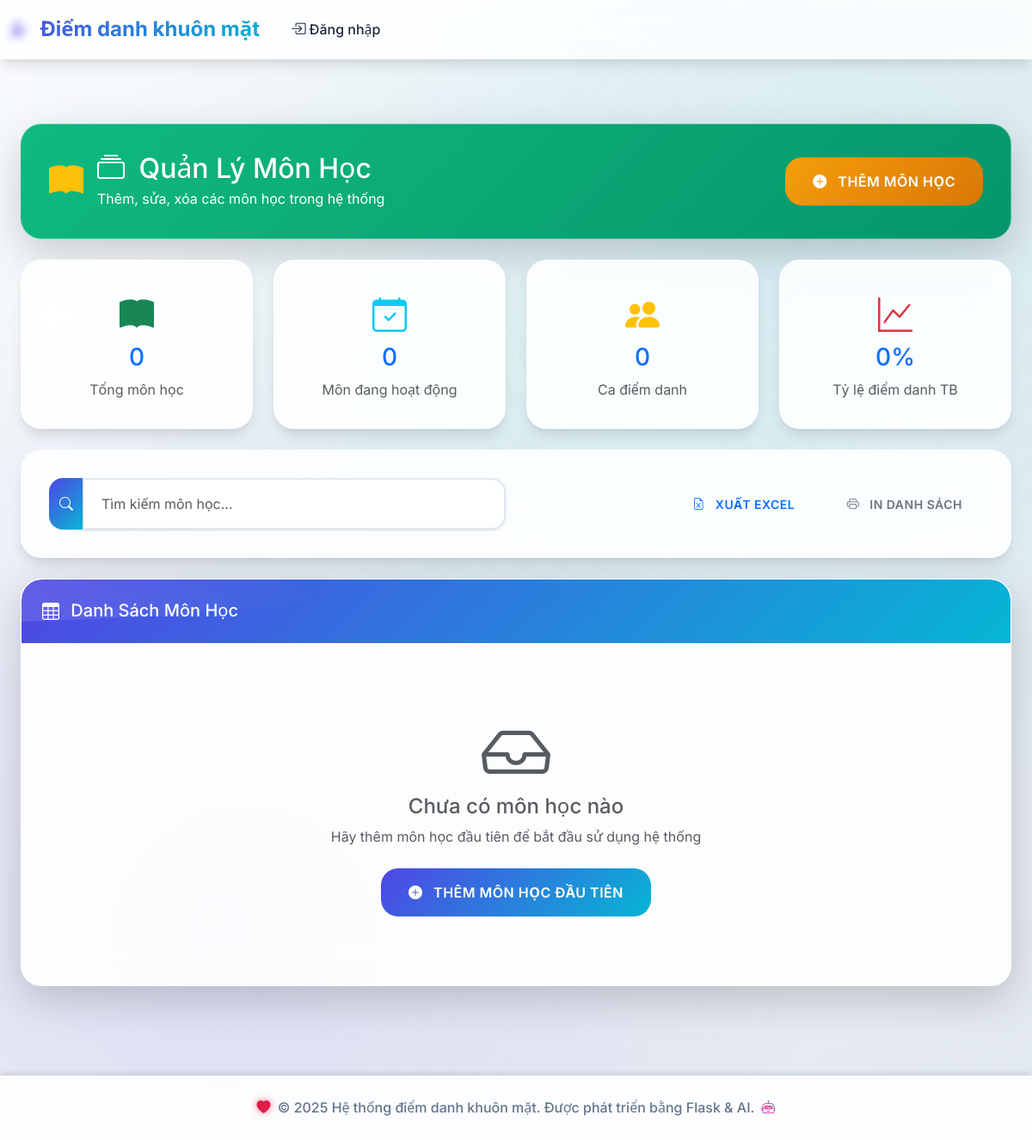
The app's page /subjects/, older data.
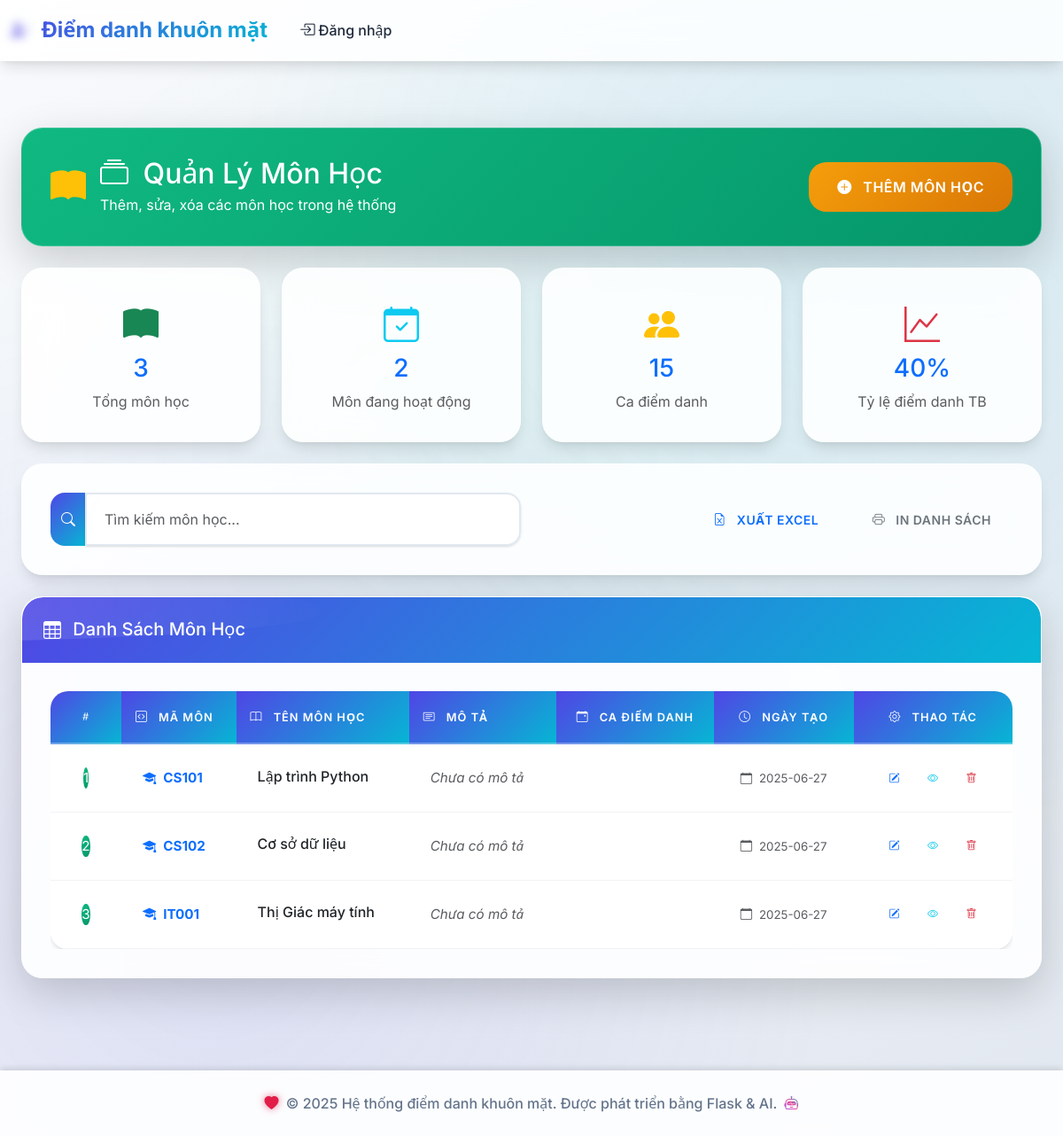
The same page, newer data.
### tables this page shows
CREATE TABLE subjects (
            id INTEGER PRIMARY KEY AUTOINCREMENT,
            subject_code TEXT UNIQUE NOT NULL,
            subject_name TEXT NOT NULL,
            description TEXT,
            created_at TIMESTAMP DEFAULT CURRENT_TIMESTAMP
        );

### routes/subjects.py (the view)
@subjects_bp.route('/')
def list_subjects():
    conn = get_db_connection()
    subjects = conn.execute('''
        SELECT s.*,
               COUNT(DISTINCT ast.id) as session_count,
               COUNT(DISTINCT ar.id) as attendance_count
        FROM subjects s
        LEFT JOIN attendance_sessions ast ON s.id = ast.subject_id
        LEFT JOIN attendance_records ar ON ast.id = ar.session_id
        GROUP BY s.id
        ORDER BY s.created_at DESC
    ''').fetchall()
    total_subjects = len(subjects)
    active_subjects = len([s for s in subjects if s['session_count'] > 0])
    total_sessions = sum(s['session_count'] for s in subjects)
    total_attendance = sum(s['attendance_count'] for s in subjects)
    avg_attendance = round(total_attendance / max(total_sessions, 1) * 100) if total_sessions > 0 else 0
    conn.close()
    return render_template('subjects/list.html',
                         subjects=subjects,
                         active_subjects=active_subjects,
                         total_sessions=total_sessions,
                         avg_attendance=avg_attendance)

### models/database.py (called while the page is built)
def get_db_connection():
    conn = sqlite3.connect(DATABASE_PATH)
    conn.row_factory = sqlite3.Row
    return conn

### templates/subjects/list.html (shortened to what this page needs)
{% extends "base.html" %} {% block title %}Quản Lý Môn Học{% endblock %} {% block content %}
<div class="container-fluid py-4">
  <div class="row mb-4">
    <div class="col-12">
      <div class="card bg-gradient-success shadow-lg">
        <div class="card-body text-white">
          <div class="d-flex justify-content-between align-items-center">
            <div class="d-flex align-items-center">
              <i class="bi bi-book-fill fs-1 me-3 text-warning icon-glow"></i>
              <div>
                <h2 class="mb-1">
                  <i class="bi bi-collection me-2"></i>
                  Quản Lý Môn Học
                </h2>
                <p class="mb-0 opacity-8">Thêm, sửa, xóa các môn học trong hệ thống</p>
              </div>
            </div>
            <a href="{{ url_for('subjects.add_subject') }}" class="btn btn-warning btn-lg hover-lift">
              <i class="bi bi-plus-circle-fill me-2"></i>
              Thêm Môn Học
            </a>
          </div>
        </div>
      </div>
    </div>
  </div>
  <div class="row mb-4">
    <div class="col-md-3">
      <div class="card glass-card text-center">
        <div class="card-body">
          <i class="bi bi-book-fill fs-1 text-success mb-2"></i>
          <h3 class="text-primary">{{ subjects|length }}</h3>
          <p class="text-muted mb-0">Tổng môn học</p>
        </div>
      </div>
    </div>
    <div class="col-md-3">
      <div class="card glass-card text-center">
        <div class="card-body">
          <i class="bi bi-calendar-check fs-1 text-info mb-2"></i>
          <h3 class="text-primary">{{ active_subjects }}</h3>
          <p class="text-muted mb-0">Môn đang hoạt động</p>
        </div>
      </div>
    </div>
    <div class="col-md-3">
      <div class="card glass-card text-center">
        <div class="card-body">
          <i class="bi bi-people-fill fs-1 text-warning mb-2"></i>
          <h3 class="text-primary">{{ total_sessions }}</h3>
          <p class="text-muted mb-0">Ca điểm danh</p>
        </div>
      </div>
    </div>
    <div class="col-md-3">
      <div class="card glass-card text-center">
        <div class="card-body">
          <i class="bi bi-graph-up fs-1 text-danger mb-2"></i>
          <h3 class="text-primary">{{ avg_attendance }}%</h3>
          <p class="text-muted mb-0">Tỷ lệ điểm danh TB</p>
        </div>
      </div>
    </div>
  </div>
  <div class="row mb-4">
    <div class="col-12">
      <div class="card glass-card">
        <div class="card-body">
          <div class="row align-items-center">
            <div class="col-md-6">
              <div class="input-group">
                <span class="input-group-text bg-primary text-white">
                  <i class="bi bi-search"></i>
                </span>
                <input type="text" class="form-control" id="searchInput" placeholder="Tìm kiếm môn học..." onkeyup="filterSubjects()" />
              </div>
            </div>
            <div class="col-md-6 text-end">
              <button class="btn btn-outline-primary me-2" onclick="exportToExcel()">
                <i class="bi bi-file-earmark-excel me-2"></i>
                Xuất Excel
              </button>
              <button class="btn btn-outline-secondary" onclick="printList()">
                <i class="bi bi-printer me-2"></i>
                In danh sách
              </button>
            </div>
          </div>
        </div>
      </div>
    </div>
  </div>
  <div class="row">
    <div class="col-12">
      <div class="card glass-card shadow-lg">
        <div class="card-header bg-gradient-primary text-white">
          <h5 class="mb-0">
            <i class="bi bi-table me-2"></i>
            Danh Sách Môn Học
          </h5>
        </div>
        <div class="card-body p-0">
          {% if subjects %}
          <div class="table-responsive">
            <table class="table table-hover table-dashboard mb-0" id="subjectsTable">
              <thead class="table-dark">
                <tr>
                  <th class="text-center" style="width: 80px">
                    <i class="bi bi-hash"></i>
                  </th>
                  <th>
                    <i class="bi bi-code-square me-2"></i>
                    Mã Môn
                  </th>
                  <th>
                    <i class="bi bi-book me-2"></i>
                    Tên Môn Học
                  </th>
                  <th>
                    <i class="bi bi-card-text me-2"></i>
                    Mô Tả
                  </th>
                  <th class="text-center">
                    <i class="bi bi-calendar-event me-2"></i>
                    Ca Điểm Danh
                  </th>
                  <th class="text-center">
                    <i class="bi bi-clock me-2"></i>
                    Ngày Tạo
                  </th>
                  <th class="text-center" style="width: 150px">
                    <i class="bi bi-gear me-2"></i>
                    Thao Tác
                  </th>
                </tr>
              </thead>
              <tbody>
                {% for subject in subjects %}
                <tr class="subject-row">
                  <td class="text-center">
                    <div class="d-flex align-items-center justify-content-center">
                      <div class="avatar-sm bg-gradient-success text-white rounded-circle d-flex align-items-center justify-content-center">{{ loop.index }}</div>
                    </div>
                  </td>
                  <td>
                    <div class="d-flex align-items-center">
                      <i class="bi bi-mortarboard-fill text-primary me-2"></i>
                      <strong class="text-primary">{{ subject.subject_code }}</strong>
                    </div>
                  </td>
                  <td>
                    <div class="subject-name">
                      <h6 class="mb-1">{{ subject.subject_name }}</h6>
                    </div>
                  </td>
                  <td>
                    <span class="text-muted">
                      {% if subject.description %} {{ subject.description[:50] }}{% if subject.description|length > 50 %}...{% endif %} {% else %}
                      <em>Chưa có mô tả</em>
                      {% endif %}
                    </span>
                  </td>
                  <td class="text-center">
                    <span class="badge badge-info badge-lg">
                      <i class="bi bi-calendar-check me-1"></i>
                    </span>
                  </td>
                  <td class="text-center">
                    <small class="text-muted">
                      <i class="bi bi-calendar me-1"></i>
                      {% if subject.created_at %} {{ subject.created_at[:10] if subject.created_at else 'N/A' }} {% else %} N/A {% endif %}
                    </small>
                  </td>
                  <td class="text-center">
                    <div class="btn-group" role="group">
                      <a href="{{ url_for('subjects.edit_subject', subject_id=subject.id) }}" class="btn btn-sm btn-outline-primary" title="Chỉnh sửa">
                        <i class="bi bi-pencil-square"></i>
                      </a>
                      <button class="btn btn-sm btn-outline-info" onclick="viewSubjectDetails({{ subject.id }})" title="Xem chi tiết">
                        <i class="bi bi-eye"></i>
                      </button>
                      <button class="btn btn-sm btn-outline-danger" onclick="deleteSubject({{ subject.id }}, '{{ subject.subject_name }}')" title="Xóa">
                        <i class="bi bi-trash"></i>
                      </button>
                    </div>
                  </td>
                </tr>
                {% endfor %}
              </tbody>
            </table>
          </div>
          {% else %}
          <div class="empty-state py-5">
            <div class="text-center">
              <i class="bi bi-inbox display-1 text-muted mb-3"></i>
              <h4 class="text-muted">Chưa có môn học nào</h4>
              <p class="text-muted mb-4">Hãy thêm môn học đầu tiên để bắt đầu sử dụng hệ thống</p>
              <a href="{{ url_for('subjects.add_subject') }}" class="btn btn-primary btn-lg">
                <i class="bi bi-plus-circle-fill me-2"></i>
                Thêm Môn Học Đầu Tiên
              </a>
            </div>
          </div>
          {% endif %}
        </div>
      </div>
    </div>
  </div>
</div>
{% endblock %}

### templates/base.html (shortened to what this page needs)
<!DOCTYPE html>
<html lang="vi">
  <head>
    <link href="https://cdn.jsdelivr.net/npm/bootstrap@5.3.0/dist/css/bootstrap.min.css" rel="stylesheet" />
    <link rel="stylesheet" href="https://cdn.jsdelivr.net/npm/@tabler/icons@latest/icons-sprite.svg" />
    <link rel="stylesheet" href="https://cdn.jsdelivr.net/npm/bootstrap-icons@1.11.0/font/bootstrap-icons.css" />
    <link rel="stylesheet" href="https://cdn.jsdelivr.net/npm/heroicons@2.0.18/24/outline/index.css" />
    <link href="https://cdnjs.cloudflare.com/ajax/libs/font-awesome/6.4.0/css/all.min.css" rel="stylesheet" />
    <link href="{{ url_for('static', filename='css/style.css') }}" rel="stylesheet" />
  </head>
  <body>
    <nav class="navbar navbar-expand-lg navbar-light fixed-top">
      <div class="container-fluid">
        <a class="navbar-brand" href="{{ url_for('index') }}">
          <i class="bi bi-person-check-fill icon-dashboard me-2"></i>
          Điểm danh khuôn mặt
        </a>
        <div class="collapse navbar-collapse" id="navbarNav">
          <ul class="navbar-nav">
            {% if session.logged_in %}
            <li class="nav-item dropdown">
              <a class="nav-link dropdown-toggle" href="#" role="button" data-bs-toggle="dropdown"> <i class="bi bi-person-circle icon-admin me-1"></i>{{ session.username or 'Admin' }} </a>
              <ul class="dropdown-menu">
                <li>
                  <a class="dropdown-item" href="{{ url_for('auth.logout') }}"> <i class="bi bi-box-arrow-right icon-logout me-2"></i>Đăng xuất </a>
                </li>
              </ul>
            </li>
            {% else %}
            <li class="nav-item">
              <a class="nav-link" href="{{ url_for('auth.login') }}"> <i class="bi bi-box-arrow-in-right me-1"></i>Đăng nhập </a>
            </li>
            {% endif %}
          </ul>
        </div>
      </div>
    </nav>
    <main class="main-content">
      <div class="container-fluid">
         {% block content %}{% endblock %}
      </div>
    </main>
    <footer class="text-center py-4">
      <div class="container">
        <p class="mb-0">
          <i class="bi bi-heart-fill icon-heart me-1"></i>
          &copy; 2025 Hệ thống điểm danh khuôn mặt. Được phát triển bằng Flask & AI.
          <i class="bi bi-robot icon-robot ms-1"></i>
        </p>
      </div>
    </footer>
  </body>
</html>

Row changes from the older to the newer data that the page shows:
added subjects: subject_code "CS101", subject_name "Lập trình Python", created_at "2025-06-27"
added subjects: subject_code "CS102", subject_name "Cơ sở dữ liệu", created_at "2025-06-27"
added subjects: subject_code "IT001", subject_name "Thị Giác máy tính", description "Chưa có mô tả", created_at "2025-06-27"
Text that changed along with them:
{{ subjects|length }}: "0" → "3"
{{ active_subjects }}: "0" → "2"
{{ total_sessions }}: "0" → "15"
{{ avg_attendance }}: "0" → "40"
text no longer shown: "Chưa có môn học nào Hãy thêm môn học đầu tiên để bắt đầu sử dụng hệ thống THÊM MÔN HỌC ĐẦU TIÊN"
text now shown: "MÃ MÔN TÊN MÔN HỌC MÔ TẢ CA ĐIỂM DANH NGÀY TẠO THAO TÁC"
